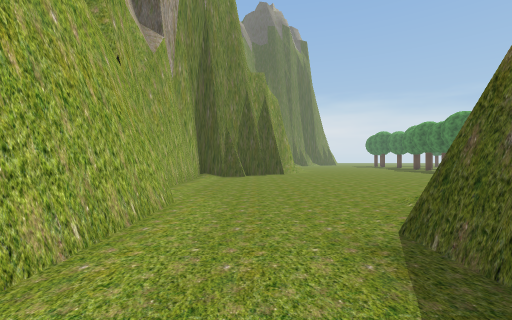
view 1 (above)

12 first-person views from a walk through a 3-D level made in the Unity game engine. The camera is 1.5 m above the floor, looks level and sees 90° across. The floor is counted in squares, 2 m on a side. Each view is taken from the middle of a square. On the plan, view 1 faces up. The plan holds only what a view shows up to about 9 squares ahead; the rest is blank. The place goes on beyond the plan. Some trees and plants on the terrain are drawn as simple stand-ins.

view 2
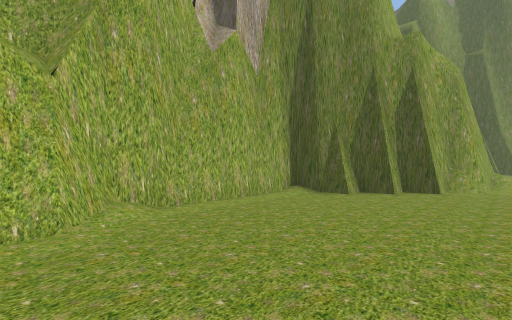

view 3
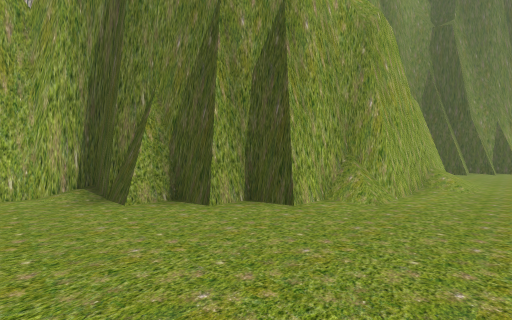

view 4
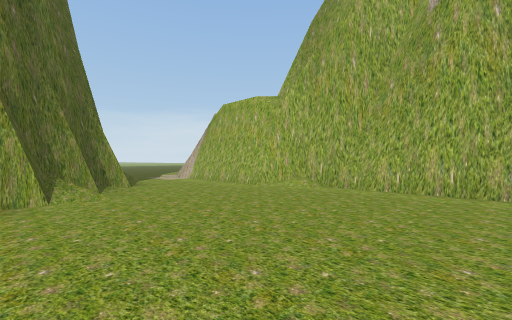

view 5
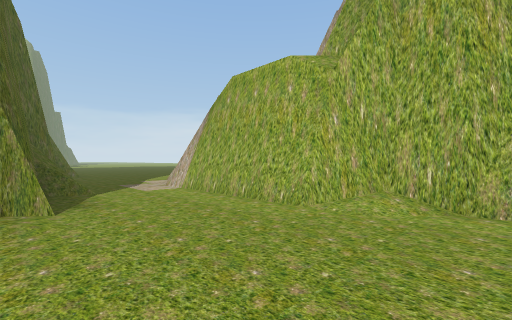

view 6
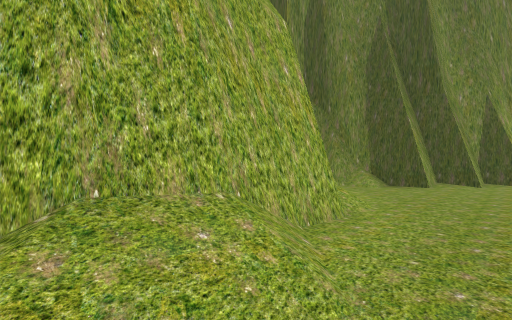

view 7
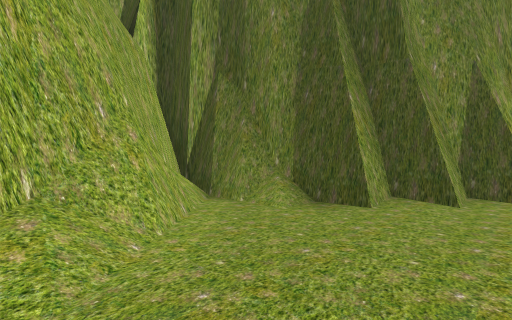

view 8
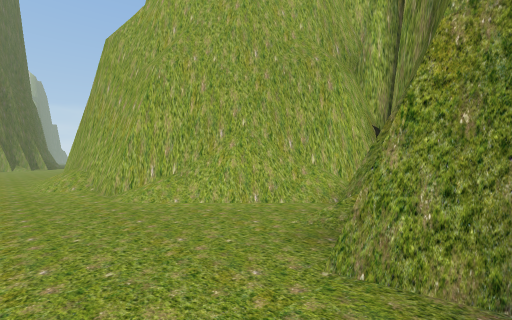

view 9
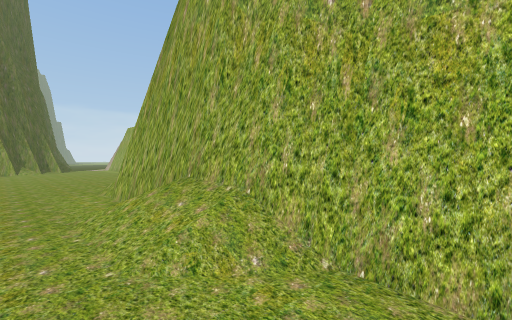

view 10
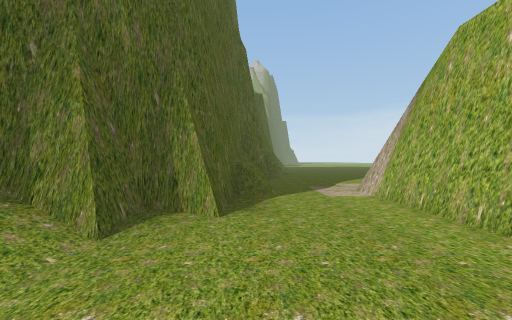

view 11
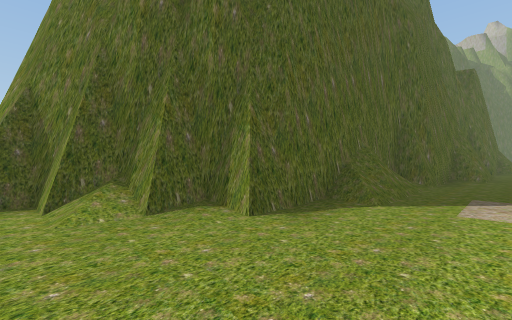

view 12
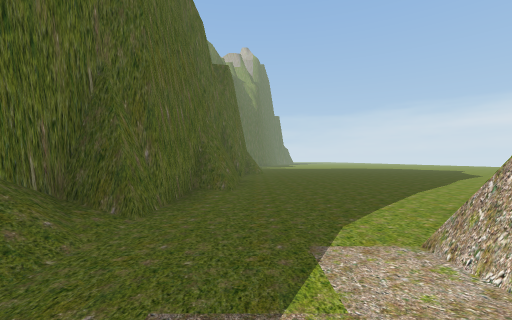

### Floor plan
Key: @ floor where view 1 was taken; # wall or solid block; . floor; / step, stairs or slope; = window, fence, low wall or low ledge.
Columns run from 8 left of view 1 to 4 right of it. Each row starts with its distance up from view 1.
 27          ###.
 26         ###..
 25         #/...
 24         #/...
 23         ##/..
 22          #/..
 21          ##..
 20           #/.
 19           #/.
 18           #/.
 17           #..
 16          ##..
 15          #/..
 14         ##...
 13        ##....
 12      ###.....
 11      #/......
 10      #.......
  9      #.......
  8      #.......
  7      #.......
  6      #.......
  5      ##......
  4       #..../#
  3       #.../##
  2       #...##
  1       #...#
  0       #.@/#
 -1       /..=#
 -2     ##.../#
 -3     #..../#
 -4     .....##
 -5    ......#
 -6   ......=#
 -7  .......##
 -8 ........#
 -9 ........#

Positions as (right, up) in squares from view 1, and headings:
1: (0, 0), facing up
2: (3, 4), facing up-left
3: (4, 10), facing up-left
4: (4, 10), facing down-left
5: (2, 7), facing down-left
6: (4, 18), facing up-left
7: (4, 22), facing up-left
8: (4, 27), facing down-left
9: (4, 21), facing down-left
10: (1, 6), facing down
11: (-1, 5), facing down-right
12: (-1, 0), facing down
